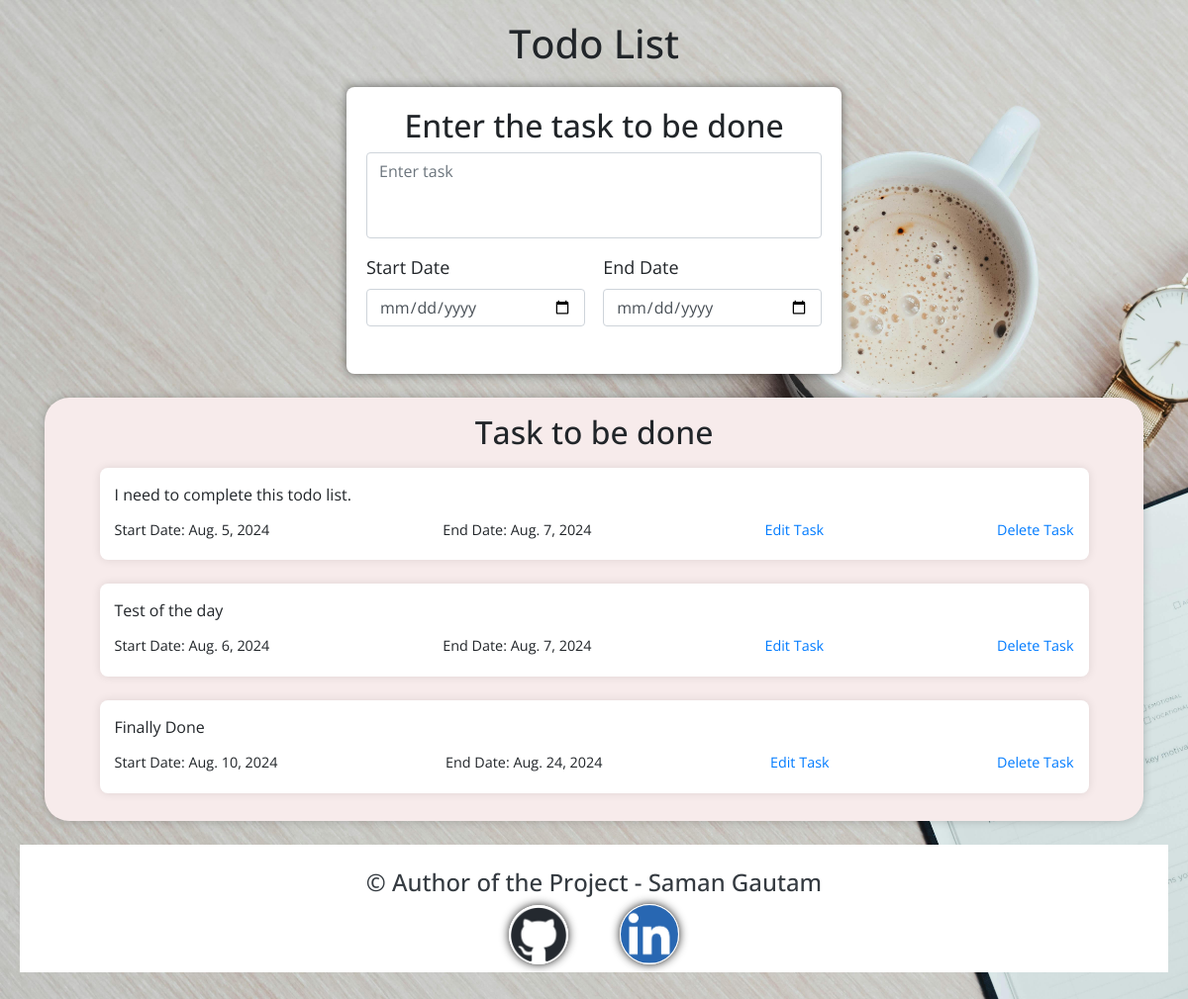
The page /todo-list-tasks on the database as committed earlier.
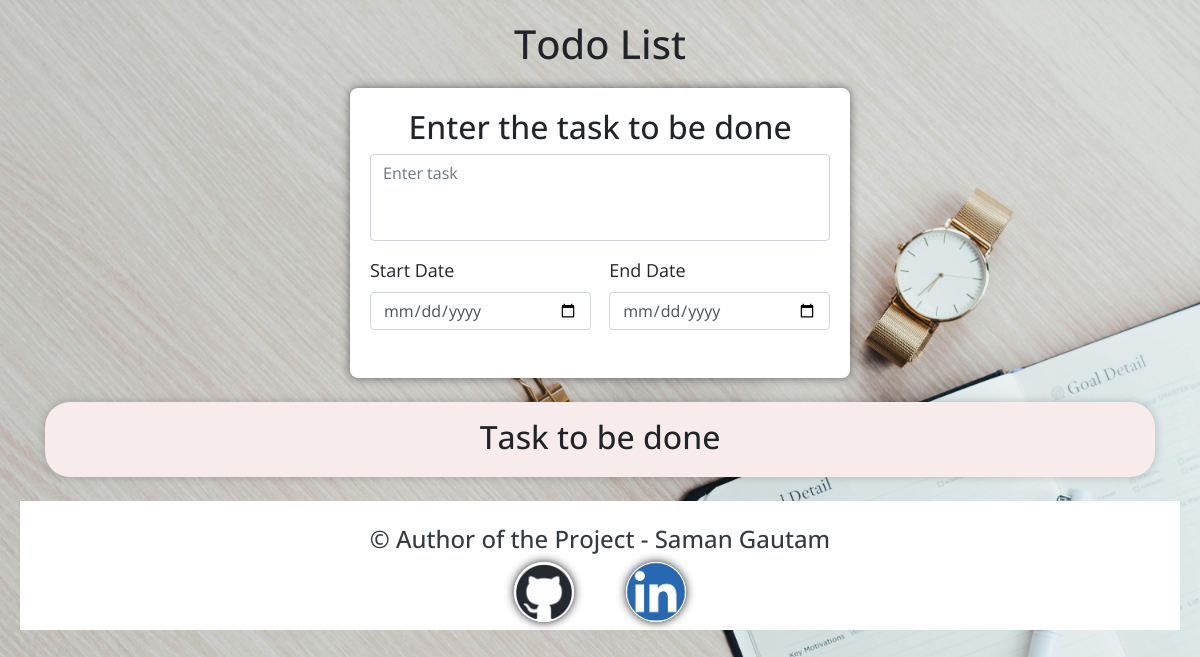
The same page on the database as committed later.
### core/models.py (models this page shows, shortened)
class Task(models.Model):
    taskId = models.AutoField(primary_key=True)
    task = models.CharField(max_length=1500, null=True, blank=False, verbose_name='Add your task')
    start_date = models.DateField()
    end_date = models.DateField()

### core/views.py (the view)
# urls.py: path("todo-list-tasks", import_task, name="import_task"),
def import_task(request):
    details = Task.objects.all()
    context = {
        'details': details
    }
    return render(request=request, template_name='todolist.html', context=context)

### templates/todolist.html (shortened to what this page needs)
<!DOCTYPE html>
<html lang="en">
  {% load static %}
  <head>
    <link href="https://maxcdn.bootstrapcdn.com/bootstrap/4.5.2/css/bootstrap.min.css" rel="stylesheet" />
    <link href="{% static 'css/stylesheet.css' %}" rel="stylesheet" />
  </head>
  <body>
    <div class="container">
      <h1 class="text-center">Todo List</h1>
      <div class="form-container pb-2">
        <h2 class="text-center">Enter the task to be done</h2>
        <form id="todoForm" method="POST" action="{% url 'save_task' %}">
          <div class="form-group">
            <textarea class="form-control" id="task" placeholder="Enter task" name="task" required></textarea>
          </div>
          <div class="date-fields">
            <div class="form-group">
              <label for="startdate">Start Date</label>
              <input type="date" class="form-control" id="startdate" min="2024-06-15" name="startdate" required />
            </div>
            <div class="form-group">
              <label for="enddate">End Date</label>
              <input type="date" class="form-control" id="enddate" name="enddate" required />
            </div>
          </div>
        </form>
      </div>
      <div class="task-list pb-1 mt-4 mb-4" id="taskList">
        <h2 class="text-center pt-3 pb-2">Task to be done</h2>
        {% for i in details %}
          <div class="task-item mb-4">
            <p class="pb-2">{{ i.task }}</p>
            <div class="date-fields">
              <p>Start Date: {{ i.start_date }}</p>
              <p>End Date: {{ i.end_date }}</p>
              <a href="edit/task/{{i.taskId}}/">Edit Task</a>
              <a href="delete/task/{{ i.taskId }}">Delete Task</a>
            </div>
          </div>
        {% endfor %}
      </div>
    </div>
    <div class="footer text-center">
      <div class="p-2 mt-2 mb-2 bg-white text-dark">
        <div class="mt-3">
          <footer class="h4">&copy; Author of the Project - Saman Gautam</footer>
        </div>
        <div class="d-inline text-center mr-5 social-link">
          <a href="https://github.com/SamanGautam10" target="_blank"><img src="{% static 'images/github.png' %}" alt="GitHub Profile"/></a>
        </div>
        <div class="d-inline text-center social-link">
          <a href="https://www.linkedin.com/in/saman-gautam-288b26281/" target="_blank"><img src="{% static 'images/linkedin.png' %}" alt="GitHub Profile"/></a>
        </div>
      </div>
    </div>
  </body>
</html>

### static/css/stylesheet.css (style rules this page uses)
body { background-image: url("../images/bg-image.jpg"); background-size: cover; background-repeat: inherit; font-family: 'Open Sans', sans-serif; background-color: #f0f0f0; padding: 20px; }
.form-container { background-color: #ffffff; padding: 20px; border-radius: 8px; box-shadow: 0 0 10px rgba(0, 0, 0, 0.5); margin: 20px auto; max-width: 500px; height: auto; }
textarea.form-control { resize: none; height: 87px; }
.task-list { background-color: #F7EBEB; border-radius: 25px; box-shadow: 0 0 10px rgba(0, 0, 0, 0.2) }
.date-fields { display: flex; justify-content: space-between; }
.date-fields .form-group { flex: 0 0 48%; }
.date-fields { font-size: 0.9rem; }
label { font-size: 18px; }
.social-link img { border: 1px solid white; border-radius: 100px; box-shadow: 0 0 10px rgba(0, 0, 0, 0.877); width: 60px; }

Rows that differ between the two databases and show on the page:
removed Task: task "I need to complete this todo list.", start_date "Aug. 5, 2024", end_date "Aug. 7, 2024"
removed Task: task "Test of the day", start_date "Aug. 6, 2024", end_date "Aug. 7, 2024"
removed Task: task "Finally Done", start_date "Aug. 10, 2024", end_date "Aug. 24, 2024"
